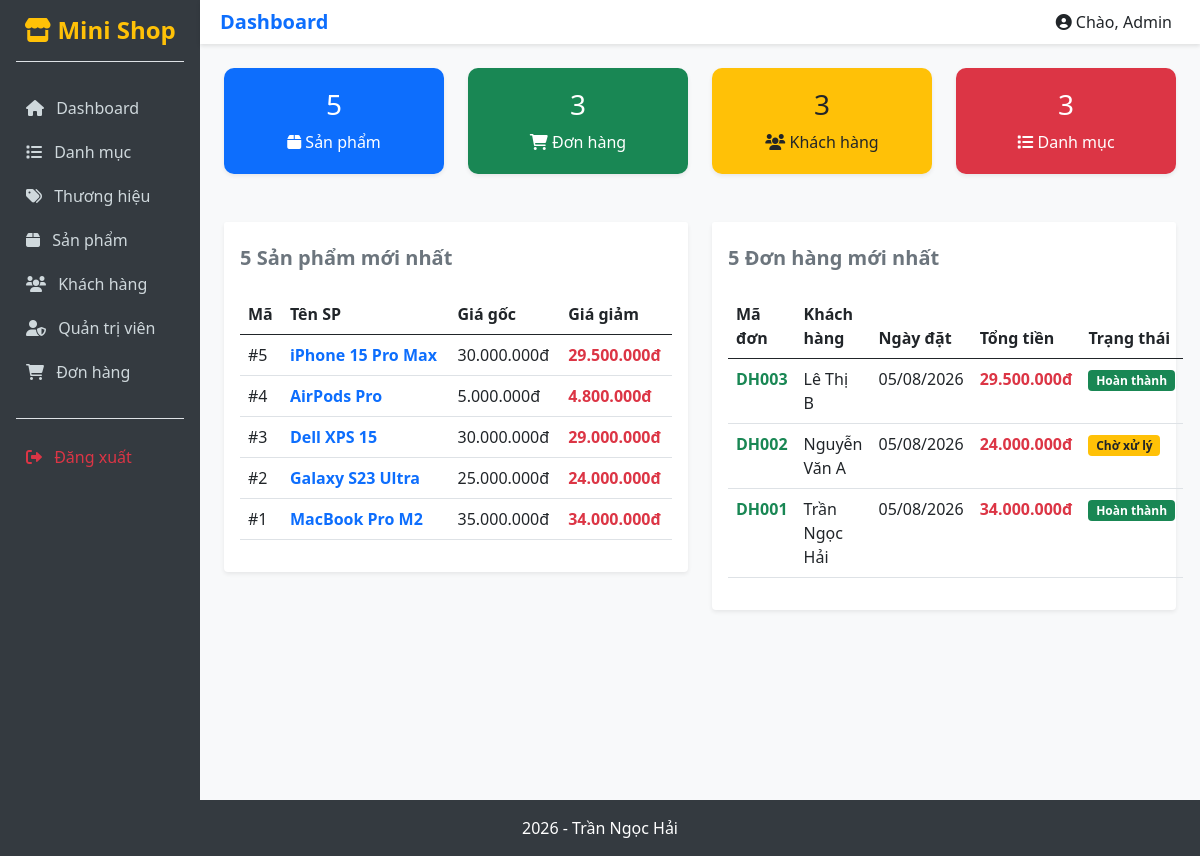
The app's page /views/admin/dashboard.php, older data.
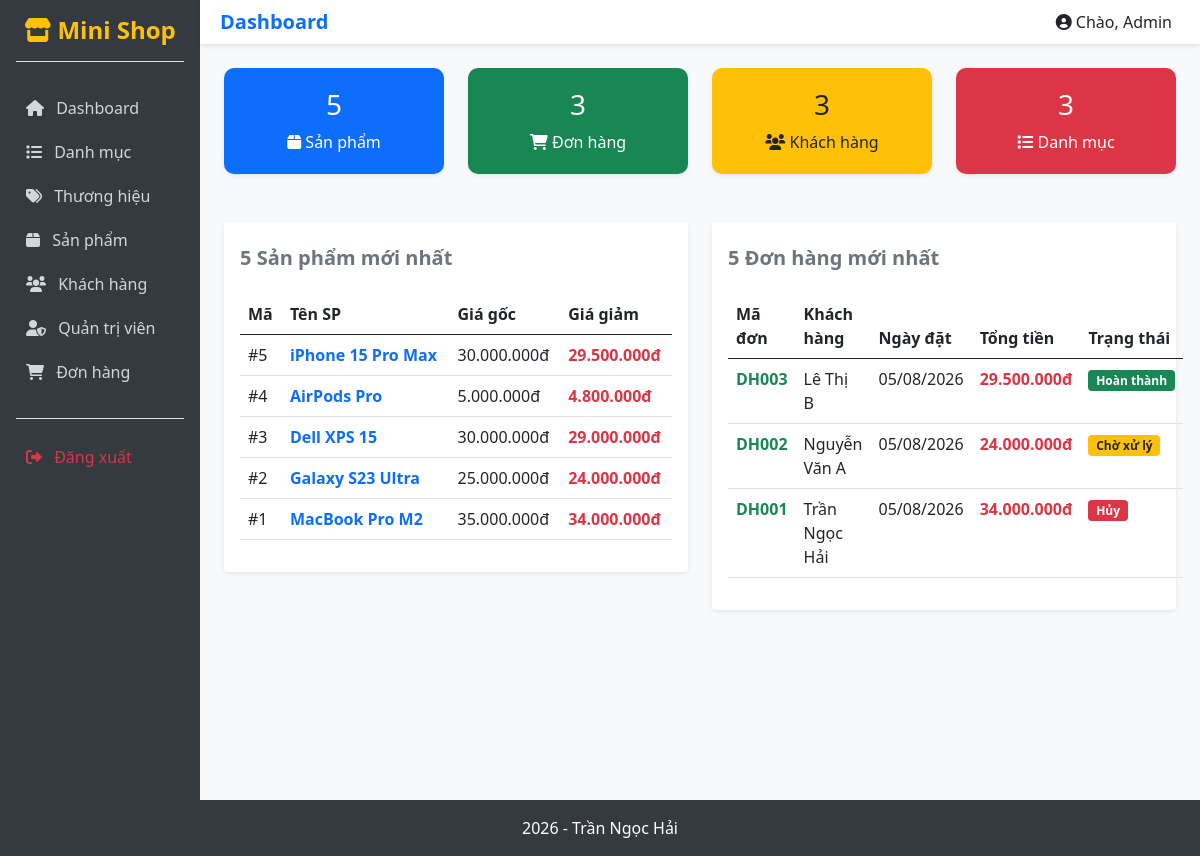
The same page, newer data.
### tables this page shows
CREATE TABLE `orders` (
  `id` int(11) NOT NULL,
  `customer_id` int(11) NOT NULL,
  `user_id` int(11) DEFAULT NULL,
  `order_code` varchar(30) NOT NULL,
  `total_amount` decimal(12,2) DEFAULT 0.00,
  `note` text DEFAULT NULL,
  `status` tinyint(1) DEFAULT 0,
  `created_at` datetime DEFAULT current_timestamp(),
  `updated_at` datetime DEFAULT current_timestamp() ON UPDATE current_timestamp()
);

CREATE TABLE `customers` (
  `id` int(11) NOT NULL,
  `fullname` varchar(100) NOT NULL,
  `phone` varchar(20) NOT NULL,
  `email` varchar(100) DEFAULT NULL,
  `address` varchar(255) DEFAULT NULL,
  `note` text DEFAULT NULL
);

### config/Database.php (called while the page is built, shortened)
<?php
class Database {
    protected string $host = "localhost";
    protected string $database = "tranngochai_database";
    protected string $username = "root";
    protected string $password = "";
    protected function connect(): void {
        try {
            $this->conn = new mysqli(
                $this->host,
                $this->username,
                $this->password,
                $this->database
            );
        } catch (Exception $e) {
            echo "Lỗi: " . $e->getMessage();
        }
    }
}
?>

### dao/OrderDAO.php (called while the page is built, shortened)
<?php
require_once __DIR__ . "/BaseDAO.php";
require_once __DIR__ . "/../models/Order.php";
class OrderDAO extends BaseDAO {
    public function getLatestOrders() {
        $list = [];
        try {
            $sql = "SELECT o.*, c.fullname as customer_name
                    FROM orders o
                    JOIN customers c ON o.customer_id = c.id
                    ORDER BY o.id DESC LIMIT 5";
            $result = $this->executeQuery($sql);
            while ($row = $result->fetch_assoc()) {
                $o = new Order((int)$row["customer_id"], (int)$row["user_id"], $row["order_code"], (float)$row["total_amount"], $row["note"], (int)$row["status"]);
                $o->id = $row["id"];
                $o->createdAt = $row["created_at"];
                $o->customerName = $row["customer_name"];
                $list[] = $o;
            }
        } catch (Exception $e) { throw $e; }
        return $list;
    }
}
?>

### dao/BaseDAO.php (called while the page is built, shortened)
<?php
require_once __DIR__ . "/../config/Database.php";
class BaseDAO extends Database {
    protected function executeQuery(string $sql) {
        return $this->conn->query($sql);
    }
}
?>

### models/Order.php (called while the page is built, shortened)
<?php
class Order {
    public function __construct(int $customerId = 0, ?int $userId = null, string $orderCode = "", float $totalAmount = 0, ?string $note = null, int $status = 0) {
        $this->orderCode = $orderCode;
        $this->totalAmount = $totalAmount;
        $this->status = $status;
    }
}
?>

### views/admin/dashboard.php (the view, shortened to what the changed rows need)
<?php
require_once "../../dao/BaseDAO.php";
require_once "../../dao/OrderDAO.php";
$orderDAO = new OrderDAO();
$latestOrders = $orderDAO->getLatestOrders();
?>
<div class="row">
    <div class="col-md-6">
        <div class="card shadow-sm border-0">
            <div class="card-body">
                <table class="table table-hover">
                    <thead>
                        <tr>
                            <th>Mã</th>
                            <th>Tên SP</th>
                            <th>Giá gốc</th>
                            <th>Giá giảm</th>
                        </tr>
                    </thead>
                </table>
            </div>
        </div>
    </div>
    <div class="col-md-6">
        <div class="card shadow-sm border-0">
            <div class="card-body">
                <table class="table table-hover">
                    <thead>
                        <tr>
                            <th>Mã đơn</th>
                            <th>Khách hàng</th>
                            <th>Ngày đặt</th>
                            <th>Tổng tiền</th>
                            <th>Trạng thái</th>
                        </tr>
                    </thead>
                    <tbody>
                        <?php foreach ($latestOrders as $o) { ?>
                        <tr>
                            <td class="fw-bold text-success"><?= htmlspecialchars($o->orderCode) ?></td>
                            <td><?= htmlspecialchars($o->customerName) ?></td>
                            <td><?= date('d/m/Y', strtotime($o->createdAt)) ?></td>
                            <td class="text-danger fw-bold"><?= number_format($o->totalAmount, 0, ',', '.') ?>đ</td>
                            <td>
                                <?php if ($o->status == 0) { ?>
                                    <span class="badge bg-warning text-dark">Chờ xử lý</span>
                                <?php } elseif ($o->status == 1) { ?>
                                    <span class="badge bg-success">Hoàn thành</span>
                                <?php } else { ?>
                                    <span class="badge bg-danger">Hủy</span>
                                <?php } ?>
                            </td>
                        </tr>
                        <?php } ?>
                    </tbody>
                </table>
            </div>
        </div>
    </div>
</div>
<?php
include "layouts/master.php";
?>

Row changes from the older to the newer data that the page shows:
changed orders "DH001": status "Hoàn thành" → "Hủy"
